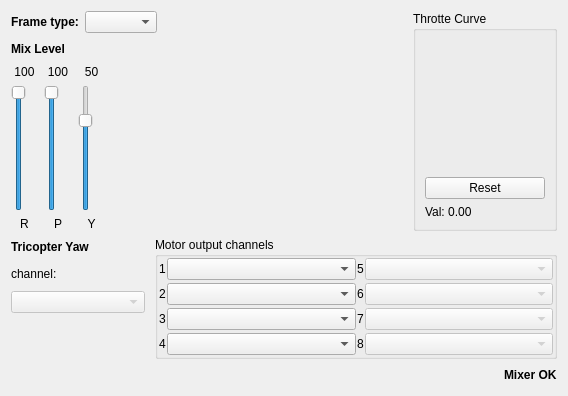
         <widget class="QWidget" name="multiRotor">
          <layout class="QVBoxLayout" name="verticalLayout_4" stretch="1">
           <item>
            <layout class="QVBoxLayout" name="verticalLayout_8" stretch="0,0,0">
             <item>
              <layout class="QHBoxLayout" name="horizontalLayout_7" stretch="0,0,0">
               <item>
                <layout class="QVBoxLayout" name="verticalLayout_24">
                 <item>
                  <layout class="QHBoxLayout" name="horizontalLayout_5">
                   <item>
                    <widget class="QLabel" name="label_15">
                     <property name="font">
                      <font>
                       <weight>75</weight>
                       <bold>true</bold>
                      </font>
                     </property>
                     <property name="text">
                      <string>Frame type:</string>
                     </property>
                    </widget>
                   </item>
                   <item>
                    <widget class="QComboBox" name="multirotorFrameType">
                     <property name="toolTip">
                      <string>Select the Multirotor frame type here.</string>
                     </property>
                    </widget>
                   </item>
                   <item>
                    <spacer name="horizontalSpacer_5">
                     <property name="orientation">
                      <enum>Qt::Horizontal</enum>
                     </property>
                     <property name="sizeHint" stdset="0">
                      <size>
                       <width>40</width>
                       <height>20</height>
                      </size>
                     </property>
                    </spacer>
                   </item>
                  </layout>
                 </item>
                 <item>
                  <layout class="QHBoxLayout" name="horizontalLayout_22">
                   <item>
                    <layout class="QVBoxLayout" name="verticalLayout_20">
                     <item>
                      <layout class="QHBoxLayout" name="horizontalLayout_25">
                       <item>
                        <widget class="QLabel" name="label_4">
                         <property name="font">
                          <font>
                           <weight>75</weight>
                           <bold>true</bold>
                          </font>
                         </property>
                         <property name="text">
                          <string>Mix Level</string>
                         </property>
                        </widget>
                       </item>
                       <item>
                        <spacer name="horizontalSpacer_17">
                         <property name="orientation">
                          <enum>Qt::Horizontal</enum>
                         </property>
                         <property name="sizeHint" stdset="0">
                          <size>
                           <width>40</width>
                           <height>20</height>
                          </size>
                         </property>
                        </spacer>
                       </item>
                      </layout>
                     </item>
                     <item>
                      <layout class="QHBoxLayout" name="horizontalLayout_19">
                       <item>
                        <layout class="QVBoxLayout" name="verticalLayout_22">
                         <item>
                          <widget class="QLabel" name="label_43">
                           <property name="text">
                            <string>100</string>
                           </property>
                           <property name="alignment">
                            <set>Qt::AlignCenter</set>
                           </property>
                          </widget>
                         </item>
                         <item>
                          <widget class="QSlider" name="mrRollMixLevel">
                           <property name="toolTip">
                            <string>Weight of Roll mixing in percent.
Typical values are 100% for + configuration and 50% for X configuration on quads.</string>
                           </property>
                           <property name="maximum">
                            <number>100</number>
                           </property>
                           <property name="value">
                            <number>100</number>
                           </property>
                           <property name="orientation">
                            <enum>Qt::Vertical</enum>
                           </property>
                          </widget>
                         </item>
                         <item>
                          <widget class="QLabel" name="label_42">
                           <property name="text">
                            <string>R</string>
                           </property>
                           <property name="alignment">
                            <set>Qt::AlignCenter</set>
                           </property>
                          </widget>
                         </item>
                        </layout>
                       </item>
                       <item>
                        <layout class="QVBoxLayout" name="verticalLayout_23">
                         <item>
                          <widget class="QLabel" name="label_44">
                           <property name="text">
                            <string>100</string>
                           </property>
                           <property name="alignment">
                            <set>Qt::AlignCenter</set>
                           </property>
                          </widget>
                         </item>
                         <item>
                          <widget class="QSlider" name="mrPitchMixLevel">
                           <property name="toolTip">
                            <string>Weight of Pitch mixing in percent.
Typical values are 100% for + configuration and 50% for X configuration on quads.</string>
                           </property>
                           <property name="maximum">
                            <number>100</number>
                           </property>
                           <property name="value">
                            <number>100</number>
                           </property>
                           <property name="orientation">
                            <enum>Qt::Vertical</enum>
                           </property>
                          </widget>
                         </item>
                         <item>
                          <widget class="QLabel" name="label_40">
                           <property name="text">
                            <string>P</string>
                           </property>
                           <property name="alignment">
                            <set>Qt::AlignCenter</set>
                           </property>
                          </widget>
                         </item>
                        </layout>
                       </item>
                       <item>
                        <layout class="QVBoxLayout" name="verticalLayout_21">
                         <item>
                          <widget class="QLabel" name="label_45">
                           <property name="text">
                            <string>50</string>
                           </property>
                           <property name="alignment">
                            <set>Qt::AlignCenter</set>
                           </property>
                          </widget>
                         </item>
                         <item>
                          <widget class="QSlider" name="mrYawMixLevel">
                           <property name="toolTip">
                            <string>Weight of Yaw mixing in percent.
Typical value is 50% for + or X configuration on quads.</string>
                           </property>
                           <property name="minimum">
                            <number>-100</number>
                           </property>
                           <property name="maximum">
                            <number>100</number>
                           </property>
                           <property name="value">
                            <number>50</number>
                           </property>
                           <property name="orientation">
                            <enum>Qt::Vertical</enum>
                           </property>
                          </widget>
                         </item>
                         <item>
                          <widget class="QLabel" name="label_6">
                           <property name="autoFillBackground">
                            <bool>false</bool>
                           </property>
                           <property name="text">
                            <string>Y</string>
                           </property>
                           <property name="alignment">
                            <set>Qt::AlignCenter</set>
                           </property>
                          </widget>
                         </item>
                        </layout>
                       </item>
                      </layout>
                     </item>
                    </layout>
                   </item>
                   <item>
                    <widget class="QGraphicsView" name="quadShape">
                     <property name="sizePolicy">
                      <sizepolicy hsizetype="MinimumExpanding" vsizetype="MinimumExpanding">
                       <horstretch>0</horstretch>
                       <verstretch>0</verstretch>
                      </sizepolicy>
                     </property>
                     <property name="minimumSize">
                      <size>
                       <width>110</width>
                       <height>110</height>
                      </size>
                     </property>
                     <property name="styleSheet">
                      <string notr="true">background:transparent</string>
                     </property>
                     <property name="frameShape">
                      <enum>QFrame::NoFrame</enum>
                     </property>
                     <property name="frameShadow">
                      <enum>QFrame::Plain</enum>
                     </property>
                    </widget>
                   </item>
                  </layout>
                 </item>
                </layout>
               </item>
               <item>
                <spacer name="horizontalSpacer_6">
                 <property name="orientation">
                  <enum>Qt::Horizontal</enum>
                 </property>
                 <property name="sizeHint" stdset="0">
                  <size>
                   <width>40</width>
                   <height>20</height>
                  </size>
                 </property>
                </spacer>
               </item>
               <item>
                <widget class="QGroupBox" name="groupBox_6">
                 <property name="title">
                  <string>Throtte Curve</string>
                 </property>
                 <layout class="QVBoxLayout" name="verticalLayout_9">
                  <item>
                   <widget class="MixerCurveWidget" name="multiThrottleCurve" native="true">
                    <property name="sizePolicy">
                     <sizepolicy hsizetype="MinimumExpanding" vsizetype="MinimumExpanding">
                      <horstretch>0</horstretch>
                      <verstretch>0</verstretch>
                     </sizepolicy>
                    </property>
                    <property name="minimumSize">
                     <size>
                      <width>120</width>
                      <height>120</height>
                     </size>
                    </property>
                    <property name="styleSheet">
                     <string notr="true">background:transparent</string>
                    </property>
                   </widget>
                  </item>
                  <item>
                   <widget class="QPushButton" name="mrThrottleCurveReset">
                    <property name="sizePolicy">
                     <sizepolicy hsizetype="Minimum" vsizetype="Minimum">
                      <horstretch>0</horstretch>
                      <verstretch>0</verstretch>
                     </sizepolicy>
                    </property>
                    <property name="text">
                     <string>Reset</string>
                    </property>
                   </widget>
                  </item>
                  <item>
                   <widget class="QLabel" name="mrThrottleCurveItemValue">
                    <property name="text">
                     <string>Val: 0.00</string>
                    </property>
                   </widget>
                  </item>
                 </layout>
                </widget>
               </item>
              </layout>
             </item>
             <item>
              <layout class="QHBoxLayout" name="horizontalLayout_6" stretch="1,3">
               <property name="spacing">
                <number>10</number>
               </property>
               <item>
                <layout class="QVBoxLayout" name="verticalLayout_10">
                 <item>
                  <layout class="QHBoxLayout" name="horizontalLayout_26">
                   <item>
                    <widget class="QLabel" name="label_23">
                     <property name="font">
                      <font>
                       <weight>75</weight>
                       <bold>true</bold>
                      </font>
                     </property>
                     <property name="text">
                      <string>Tricopter Yaw</string>
                     </property>
                    </widget>
                   </item>
                   <item>
                    <spacer name="horizontalSpacer_18">
                     <property name="orientation">
                      <enum>Qt::Horizontal</enum>
                     </property>
                     <property name="sizeHint" stdset="0">
                      <size>
                       <width>40</width>
                       <height>20</height>
                      </size>
                     </property>
                    </spacer>
                   </item>
                  </layout>
                 </item>
                 <item>
                  <widget class="QLabel" name="label_2">
                   <property name="text">
                    <string>channel:</string>
                   </property>
                  </widget>
                 </item>
                 <item>
                  <widget class="QComboBox" name="triYawChannel">
                   <property name="enabled">
                    <bool>false</bool>
                   </property>
                   <property name="sizePolicy">
                    <sizepolicy hsizetype="MinimumExpanding" vsizetype="Fixed">
                     <horstretch>0</horstretch>
                     <verstretch>0</verstretch>
                    </sizepolicy>
                   </property>
                   <property name="minimumSize">
                    <size>
                     <width>40</width>
                     <height>0</height>
                    </size>
                   </property>
                  </widget>
                 </item>
                 <item>
                  <spacer name="verticalSpacer_4">
                   <property name="orientation">
                    <enum>Qt::Vertical</enum>
                   </property>
                   <property name="sizeHint" stdset="0">
                    <size>
                     <width>20</width>
                     <height>40</height>
                    </size>
                   </property>
                  </spacer>
                 </item>
                </layout>
               </item>
               <item>
                <widget class="QGroupBox" name="groupBox">
                 <property name="title">
                  <string>Motor output channels</string>
                 </property>
                 <layout class="QHBoxLayout" name="horizontalLayout_10">
                  <property name="spacing">
                   <number>1</number>
                  </property>
                  <property name="margin">
                   <number>1</number>
                  </property>
                  <item>
                   <layout class="QFormLayout" name="formLayout_2">
                    <property name="fieldGrowthPolicy">
                     <enum>QFormLayout::AllNonFixedFieldsGrow</enum>
                    </property>
                    <property name="verticalSpacing">
                     <number>3</number>
                    </property>
                    <item row="0" column="0">
                     <widget class="QLabel" name="label_3">
                      <property name="text">
                       <string>1</string>
                      </property>
                     </widget>
                    </item>
                    <item row="0" column="1">
                     <widget class="QComboBox" name="multiMotor1">
                      <property name="toolTip">
                       <string>Assign your motor output channels using the drawing above as a reference. Respect propeller rotation.</string>
                      </property>
                     </widget>
                    </item>
                    <item row="1" column="0">
                     <widget class="QLabel" name="label_8">
                      <property name="text">
                       <string>2</string>
                      </property>
                     </widget>
                    </item>
                    <item row="1" column="1">
                     <widget class="QComboBox" name="multiMotor2">
                      <property name="toolTip">
                       <string>Assign your motor output channels using the drawing above as a reference. Respect propeller rotation.</string>
                      </property>
                     </widget>
                    </item>
                    <item row="2" column="0">
                     <widget class="QLabel" name="label_9">
                      <property name="text">
                       <string>3</string>
                      </property>
                     </widget>
                    </item>
                    <item row="2" column="1">
                     <widget class="QComboBox" name="multiMotor3">
                      <property name="toolTip">
                       <string>Assign your motor output channels using the drawing above as a reference. Respect propeller rotation.</string>
                      </property>
                     </widget>
                    </item>
                    <item row="3" column="0">
                     <widget class="QLabel" name="label_10">
                      <property name="text">
                       <string>4</string>
                      </property>
                     </widget>
                    </item>
                    <item row="3" column="1">
                     <widget class="QComboBox" name="multiMotor4">
                      <property name="toolTip">
                       <string>Assign your motor output channels using the drawing above as a reference. Respect propeller rotation.</string>
                      </property>
                     </widget>
                    </item>
                   </layout>
                  </item>
                  <item>
                   <layout class="QFormLayout" name="formLayout_4">
                    <property name="fieldGrowthPolicy">
                     <enum>QFormLayout::AllNonFixedFieldsGrow</enum>
                    </property>
                    <property name="verticalSpacing">
                     <number>3</number>
                    </property>
                    <item row="0" column="0">
                     <widget class="QLabel" name="label_11">
                      <property name="text">
                       <string>5</string>
                      </property>
                     </widget>
                    </item>
                    <item row="0" column="1">
                     <widget class="QComboBox" name="multiMotor5">
                      <property name="enabled">
                       <bool>false</bool>
                      </property>
                      <property name="sizePolicy">
                       <sizepolicy hsizetype="Preferred" vsizetype="Fixed">
                        <horstretch>0</horstretch>
                        <verstretch>0</verstretch>
                       </sizepolicy>
                      </property>
                      <property name="toolTip">
                       <string>Assign your motor output channels using the drawing above as a reference. Respect propeller rotation.</string>
                      </property>
                     </widget>
                    </item>
                    <item row="1" column="0">
                     <widget class="QLabel" name="label_12">
                      <property name="text">
                       <string>6</string>
                      </property>
                     </widget>
                    </item>
                    <item row="1" column="1">
                     <widget class="QComboBox" name="multiMotor6">
                      <property name="enabled">
                       <bool>false</bool>
                      </property>
                      <property name="toolTip">
                       <string>Assign your motor output channels using the drawing above as a reference. Respect propeller rotation.</string>
                      </property>
                     </widget>
                    </item>
                    <item row="2" column="0">
                     <widget class="QLabel" name="label_16">
                      <property name="text">
                       <string>7</string>
                      </property>
                     </widget>
                    </item>
                    <item row="2" column="1">
                     <widget class="QComboBox" name="multiMotor7">
                      <property name="enabled">
                       <bool>false</bool>
                      </property>
                      <property name="toolTip">
                       <string>Assign your motor output channels using the drawing above as a reference. Respect propeller rotation.</string>
                      </property>
                     </widget>
                    </item>
                    <item row="3" column="0">
                     <widget class="QLabel" name="label_17">
                      <property name="text">
                       <string>8</string>
                      </property>
                     </widget>
                    </item>
                    <item row="3" column="1">
                     <widget class="QComboBox" name="multiMotor8">
                      <property name="enabled">
                       <bool>false</bool>
                      </property>
                      <property name="toolTip">
                       <string>Assign your motor output channels using the drawing above as a reference. Respect propeller rotation.</string>
                      </property>
                     </widget>
                    </item>
                   </layout>
                  </item>
                 </layout>
                </widget>
               </item>
              </layout>
             </item>
             <item>
              <layout class="QHBoxLayout" name="horizontalLayout_20">
               <item>
                <spacer name="horizontalSpacer_12">
                 <property name="orientation">
                  <enum>Qt::Horizontal</enum>
                 </property>
                 <property name="sizeHint" stdset="0">
                  <size>
                   <width>40</width>
                   <height>20</height>
                  </size>
                 </property>
                </spacer>
               </item>
               <item>
                <widget class="QLabel" name="mrStatusLabel">
                 <property name="font">
                  <font>
                   <weight>75</weight>
                   <bold>true</bold>
                  </font>
                 </property>
                 <property name="text">
                  <string>Mixer OK</string>
                 </property>
                </widget>
               </item>
              </layout>
             </item>
            </layout>
           </item>
          </layout>
         </widget>
